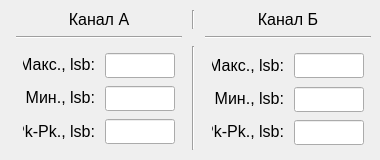
<?xml version="1.0" encoding="UTF-8"?>
<ui version="4.0">
 <class>Form</class>
 <widget class="QWidget" name="Form">
  <property name="geometry">
   <rect>
    <x>0</x>
    <y>0</y>
    <width>380</width>
    <height>160</height>
   </rect>
  </property>
  <property name="sizePolicy">
   <sizepolicy hsizetype="Expanding" vsizetype="Expanding">
    <horstretch>0</horstretch>
    <verstretch>0</verstretch>
   </sizepolicy>
  </property>
  <property name="minimumSize">
   <size>
    <width>380</width>
    <height>160</height>
   </size>
  </property>
  <property name="windowTitle">
   <string>Form</string>
  </property>
  <layout class="QGridLayout" name="gridLayout">
   <property name="topMargin">
    <number>5</number>
   </property>
   <property name="rightMargin">
    <number>5</number>
   </property>
   <property name="bottomMargin">
    <number>5</number>
   </property>
   <property name="horizontalSpacing">
    <number>5</number>
   </property>
   <property name="verticalSpacing">
    <number>0</number>
   </property>
   <item row="3" column="0">
    <spacer name="verticalSpacer">
     <property name="orientation">
      <enum>Qt::Vertical</enum>
     </property>
     <property name="sizeHint" stdset="0">
      <size>
       <width>20</width>
       <height>40</height>
      </size>
     </property>
    </spacer>
   </item>
   <item row="0" column="0">
    <layout class="QGridLayout" name="gridLayout_5">
     <property name="leftMargin">
      <number>5</number>
     </property>
     <property name="topMargin">
      <number>5</number>
     </property>
     <property name="rightMargin">
      <number>5</number>
     </property>
     <property name="bottomMargin">
      <number>5</number>
     </property>
     <property name="horizontalSpacing">
      <number>10</number>
     </property>
     <property name="verticalSpacing">
      <number>7</number>
     </property>
     <item row="0" column="2">
      <widget class="QLabel" name="label_8">
       <property name="font">
        <font>
         <pointsize>12</pointsize>
        </font>
       </property>
       <property name="text">
        <string>Канал Б</string>
       </property>
       <property name="alignment">
        <set>Qt::AlignCenter</set>
       </property>
      </widget>
     </item>
     <item row="2" column="2">
      <layout class="QGridLayout" name="gridLayout_2" columnstretch="1,0,0">
       <property name="leftMargin">
        <number>7</number>
       </property>
       <property name="topMargin">
        <number>7</number>
       </property>
       <property name="rightMargin">
        <number>7</number>
       </property>
       <property name="bottomMargin">
        <number>7</number>
       </property>
       <property name="spacing">
        <number>10</number>
       </property>
       <item row="0" column="0">
        <widget class="QLabel" name="label">
         <property name="sizePolicy">
          <sizepolicy hsizetype="Expanding" vsizetype="Expanding">
           <horstretch>0</horstretch>
           <verstretch>0</verstretch>
          </sizepolicy>
         </property>
         <property name="font">
          <font>
           <pointsize>12</pointsize>
          </font>
         </property>
         <property name="text">
          <string>Макс., lsb:</string>
         </property>
         <property name="alignment">
          <set>Qt::AlignRight|Qt::AlignTrailing|Qt::AlignVCenter</set>
         </property>
        </widget>
       </item>
       <item row="1" column="0">
        <widget class="QLabel" name="label_2">
         <property name="sizePolicy">
          <sizepolicy hsizetype="Expanding" vsizetype="Expanding">
           <horstretch>0</horstretch>
           <verstretch>0</verstretch>
          </sizepolicy>
         </property>
         <property name="font">
          <font>
           <pointsize>12</pointsize>
          </font>
         </property>
         <property name="text">
          <string>Мин., lsb:</string>
         </property>
         <property name="alignment">
          <set>Qt::AlignRight|Qt::AlignTrailing|Qt::AlignVCenter</set>
         </property>
        </widget>
       </item>
       <item row="1" column="1">
        <widget class="QLineEdit" name="lineEdit_min_b">
         <property name="minimumSize">
          <size>
           <width>70</width>
           <height>25</height>
          </size>
         </property>
         <property name="font">
          <font>
           <pointsize>12</pointsize>
          </font>
         </property>
         <property name="alignment">
          <set>Qt::AlignCenter</set>
         </property>
         <property name="readOnly">
          <bool>true</bool>
         </property>
        </widget>
       </item>
       <item row="0" column="1">
        <widget class="QLineEdit" name="lineEdit_max_b">
         <property name="minimumSize">
          <size>
           <width>70</width>
           <height>25</height>
          </size>
         </property>
         <property name="font">
          <font>
           <pointsize>12</pointsize>
          </font>
         </property>
         <property name="alignment">
          <set>Qt::AlignCenter</set>
         </property>
         <property name="readOnly">
          <bool>true</bool>
         </property>
        </widget>
       </item>
       <item row="1" column="2">
        <spacer name="horizontalSpacer_2">
         <property name="orientation">
          <enum>Qt::Horizontal</enum>
         </property>
         <property name="sizeHint" stdset="0">
          <size>
           <width>40</width>
           <height>20</height>
          </size>
         </property>
        </spacer>
       </item>
       <item row="2" column="0">
        <widget class="QLabel" name="label_3">
         <property name="sizePolicy">
          <sizepolicy hsizetype="Expanding" vsizetype="Expanding">
           <horstretch>0</horstretch>
           <verstretch>0</verstretch>
          </sizepolicy>
         </property>
         <property name="font">
          <font>
           <pointsize>12</pointsize>
          </font>
         </property>
         <property name="text">
          <string>Pk-Pk., lsb:</string>
         </property>
         <property name="alignment">
          <set>Qt::AlignRight|Qt::AlignTrailing|Qt::AlignVCenter</set>
         </property>
        </widget>
       </item>
       <item row="2" column="1">
        <widget class="QLineEdit" name="lineEdit_pk_b">
         <property name="minimumSize">
          <size>
           <width>70</width>
           <height>25</height>
          </size>
         </property>
         <property name="font">
          <font>
           <pointsize>12</pointsize>
          </font>
         </property>
         <property name="alignment">
          <set>Qt::AlignCenter</set>
         </property>
         <property name="readOnly">
          <bool>true</bool>
         </property>
        </widget>
       </item>
      </layout>
     </item>
     <item row="0" column="0">
      <widget class="QLabel" name="label_7">
       <property name="font">
        <font>
         <pointsize>12</pointsize>
        </font>
       </property>
       <property name="text">
        <string>Канал А</string>
       </property>
       <property name="alignment">
        <set>Qt::AlignCenter</set>
       </property>
      </widget>
     </item>
     <item row="1" column="2">
      <widget class="Line" name="line_2">
       <property name="orientation">
        <enum>Qt::Horizontal</enum>
       </property>
      </widget>
     </item>
     <item row="1" column="0">
      <widget class="Line" name="line">
       <property name="orientation">
        <enum>Qt::Horizontal</enum>
       </property>
      </widget>
     </item>
     <item row="2" column="0">
      <layout class="QGridLayout" name="gridLayout_4">
       <property name="leftMargin">
        <number>7</number>
       </property>
       <property name="topMargin">
        <number>7</number>
       </property>
       <property name="rightMargin">
        <number>7</number>
       </property>
       <property name="bottomMargin">
        <number>7</number>
       </property>
       <property name="spacing">
        <number>10</number>
       </property>
       <item row="1" column="1">
        <widget class="QLabel" name="label_4">
         <property name="font">
          <font>
           <pointsize>12</pointsize>
          </font>
         </property>
         <property name="text">
          <string>Макс., lsb:</string>
         </property>
         <property name="alignment">
          <set>Qt::AlignRight|Qt::AlignTrailing|Qt::AlignVCenter</set>
         </property>
        </widget>
       </item>
       <item row="3" column="1">
        <widget class="QLabel" name="label_5">
         <property name="font">
          <font>
           <pointsize>12</pointsize>
          </font>
         </property>
         <property name="text">
          <string>Pk-Pk., lsb:</string>
         </property>
         <property name="alignment">
          <set>Qt::AlignRight|Qt::AlignTrailing|Qt::AlignVCenter</set>
         </property>
        </widget>
       </item>
       <item row="2" column="1">
        <widget class="QLabel" name="label_6">
         <property name="font">
          <font>
           <pointsize>12</pointsize>
          </font>
         </property>
         <property name="text">
          <string>Мин., lsb:</string>
         </property>
         <property name="alignment">
          <set>Qt::AlignRight|Qt::AlignTrailing|Qt::AlignVCenter</set>
         </property>
        </widget>
       </item>
       <item row="2" column="2">
        <widget class="QLineEdit" name="lineEdit_min_a">
         <property name="minimumSize">
          <size>
           <width>70</width>
           <height>25</height>
          </size>
         </property>
         <property name="font">
          <font>
           <pointsize>12</pointsize>
          </font>
         </property>
        </widget>
       </item>
       <item row="1" column="2">
        <widget class="QLineEdit" name="lineEdit_max_a">
         <property name="minimumSize">
          <size>
           <width>70</width>
           <height>25</height>
          </size>
         </property>
         <property name="font">
          <font>
           <pointsize>12</pointsize>
          </font>
         </property>
        </widget>
       </item>
       <item row="3" column="2">
        <widget class="QLineEdit" name="lineEdit_pk_a">
         <property name="minimumSize">
          <size>
           <width>70</width>
           <height>25</height>
          </size>
         </property>
         <property name="font">
          <font>
           <pointsize>12</pointsize>
          </font>
         </property>
        </widget>
       </item>
       <item row="2" column="0">
        <spacer name="horizontalSpacer_3">
         <property name="orientation">
          <enum>Qt::Horizontal</enum>
         </property>
         <property name="sizeHint" stdset="0">
          <size>
           <width>40</width>
           <height>20</height>
          </size>
         </property>
        </spacer>
       </item>
      </layout>
     </item>
     <item row="2" column="1">
      <widget class="Line" name="line_3">
       <property name="orientation">
        <enum>Qt::Vertical</enum>
       </property>
      </widget>
     </item>
     <item row="0" column="1">
      <widget class="Line" name="line_4">
       <property name="orientation">
        <enum>Qt::Vertical</enum>
       </property>
      </widget>
     </item>
    </layout>
   </item>
  </layout>
 </widget>
 <resources/>
 <connections/>
</ui>
